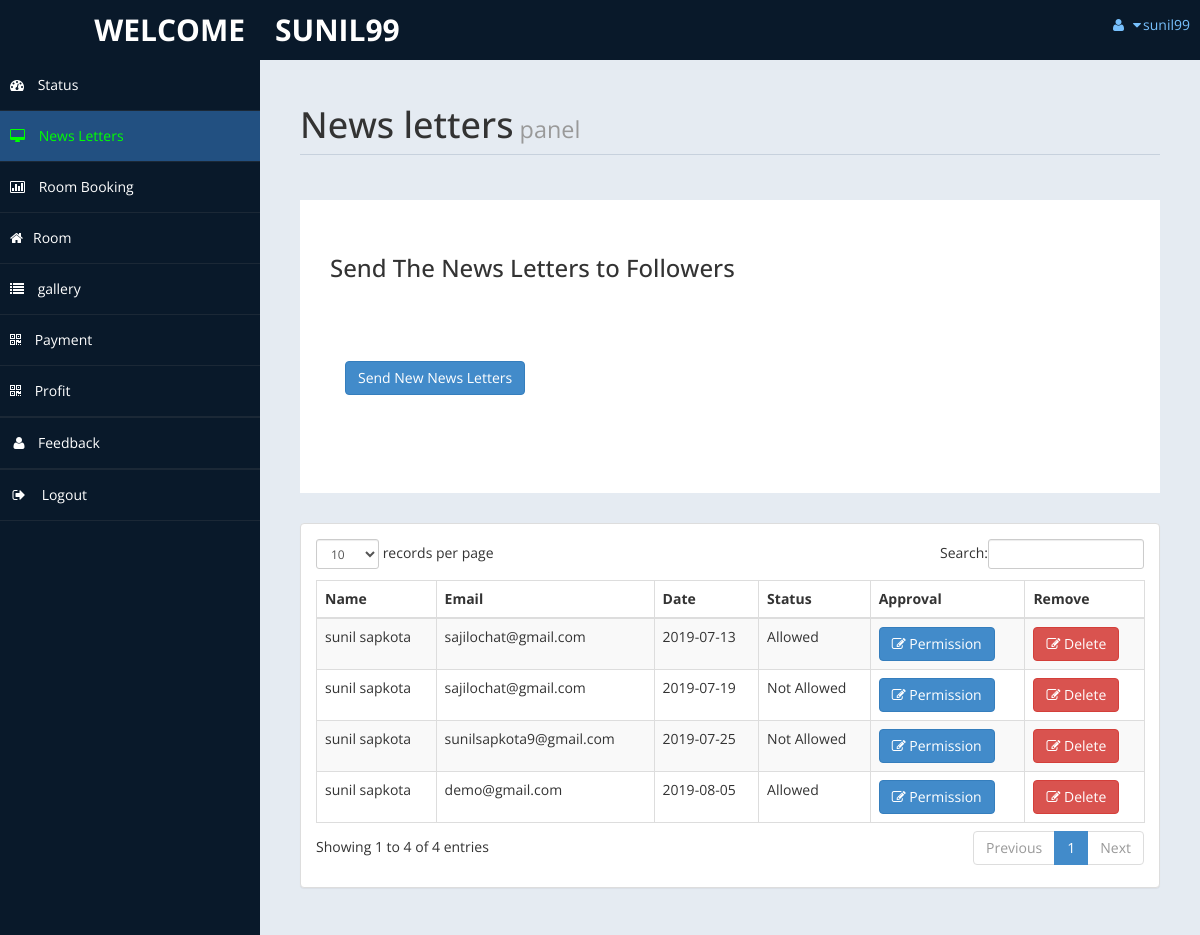
The page /homestay/admin/messages.php (signed in) on the database as committed earlier.
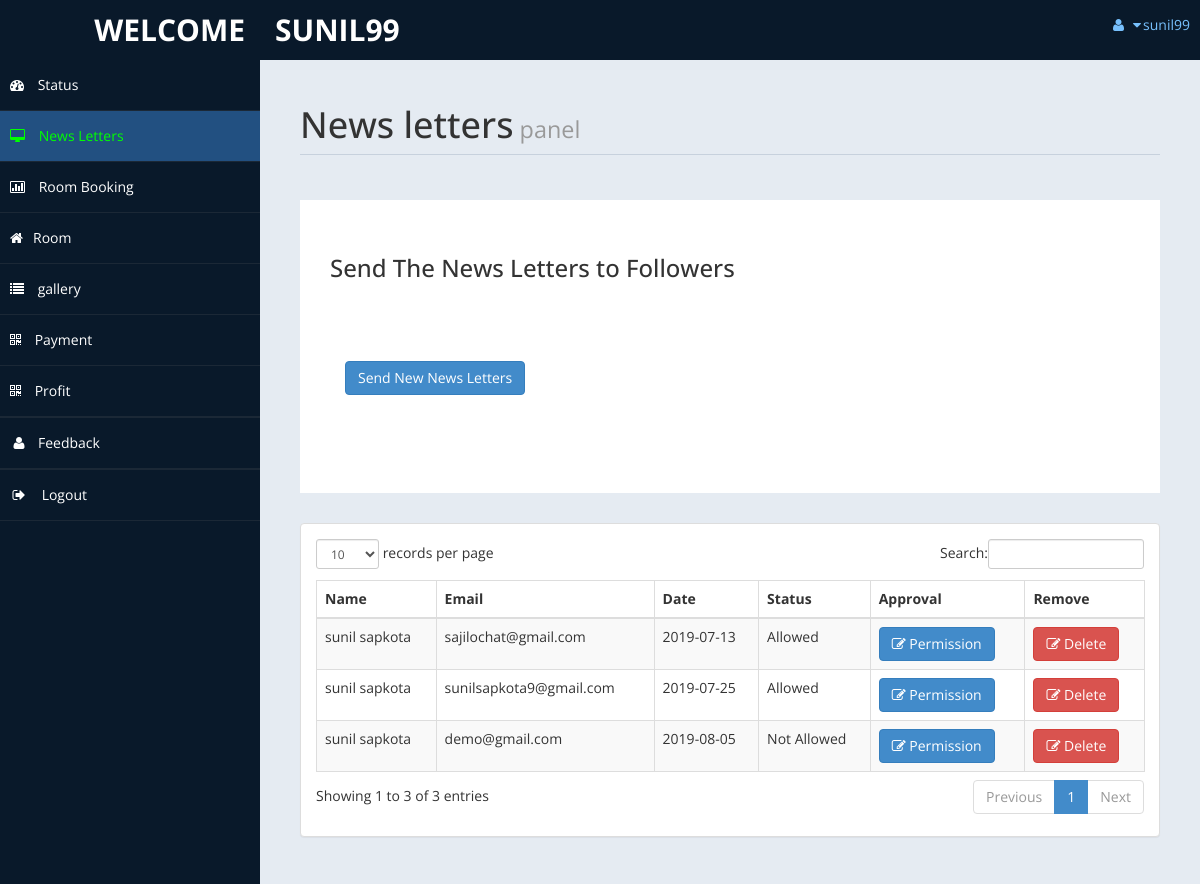
The same page on the database as committed later.
### tables this page shows
CREATE TABLE `newsletter` (
  `id` int(11) NOT NULL,
  `full_name` varchar(65) DEFAULT NULL,
  `email` varchar(56) DEFAULT NULL,
  `c_date` date DEFAULT NULL,
  `approval` varchar(65) DEFAULT NULL,
  `user_name` varchar(65) NOT NULL
);

### homestay/admin/messages.php (the view, shortened to what the changed rows need)
<!DOCTYPE html>
<html xmlns="http://www.w3.org/1999/xhtml">
<head>
    <link href="assets/css/bootstrap.css" rel="stylesheet" />
    <link href="assets/css/font-awesome.css" rel="stylesheet" />
    <link href="assets/css/custom-styles.css" rel="stylesheet" />
    <link href="assets/js/dataTables/dataTables.bootstrap.css" rel="stylesheet" />
</head>
<body>
    <div id="wrapper">
        <div id="page-wrapper" >
            <div id="page-inner">
			 <div class="row">
                    <div class="col-md-12">
                        <h1 class="page-header">
                           News letters<small> panel</small>
                        </h1>
                    </div>
                </div>
				 <?php
				include('db.php');
			   ?>
            </div>
               <?php
				$sql = "SELECT * FROM `newsletter`";
				$re = mysqli_query($con,$sql);
			   ?>
            <div class="row">
                <div class="col-md-12">
                    <div class="panel panel-default">
                        <div class="panel-body">
                            <div class="table-responsive">
                                <table class="table table-striped table-bordered table-hover" id="dataTables-example">
                                    <thead>
                                        <tr>
                                            <th>Name</th>
                                            <th>Email</th>
                                            <th>Date</th>
											<th>Status</th>
											<th>Approval</th>
											<th>Remove</th>
                                        </tr>
                                    </thead>
                                    <tbody>
									<?php
										while($row = mysqli_fetch_array($re))
										{
											$id = $row['id'];
											if($id % 2 ==1 )
											{
												echo"<tr class='gradeC'>
													<td>".$row['full_name']."</td>
													<td>".$row['email']."</td>
													<td>".$row['c_date']."</td>
													<td>".$row['approval']."</td>
													<td><a href=newsletter.php?id=".$id ." <button class='btn btn-primary'> <i class='fa fa-edit' ></i> Permission</button></td>
													<td><a href=newsletterdel.php?eid=".$id ." <button class='btn btn-danger'> <i class='fa fa-edit' ></i> Delete</button></td>
												</tr>";
											}
											else
											{
												echo"<tr class='gradeU'>
													<td>".$row['full_name']."</td>
													<td>".$row['email']."</td>
													<td>".$row['c_date']."</td>
													<td>".$row['approval']."</td>
													<td><a href=newsletter.php?id=".$id." <button class='btn btn-primary'> <i class='fa fa-edit' ></i> Permission</button></td>
													<td><a href=newsletterdel.php?eid=".$id ." <button class='btn btn-danger'> <i class='fa fa-edit' ></i> Delete </button></td>
												</tr>";
											}
										}
									?>
                                    </tbody>
                                </table>
                            </div>
                        </div>
                    </div>
                </div>
            </div>
                </div>
            </div>
</body>
</html>

Rows that differ between the two databases and show on the page:
removed newsletter: full_name "sunil sapkota", email "sajilochat@gmail.com", c_date "2019-07-19", approval "Not Allowed"
changed newsletter "sunilsapkota9@gmail.com": approval "Not Allowed" → "Allowed"
changed newsletter "demo@gmail.com": approval "Allowed" → "Not Allowed"
Other text that changed with them:
text written by a page script: "records per page Search: Showing 1 to 4 of 4 entries Previous 1 Next" → "records per page Search: Showing 1 to 3 of 3 entries Previous 1 Next"
